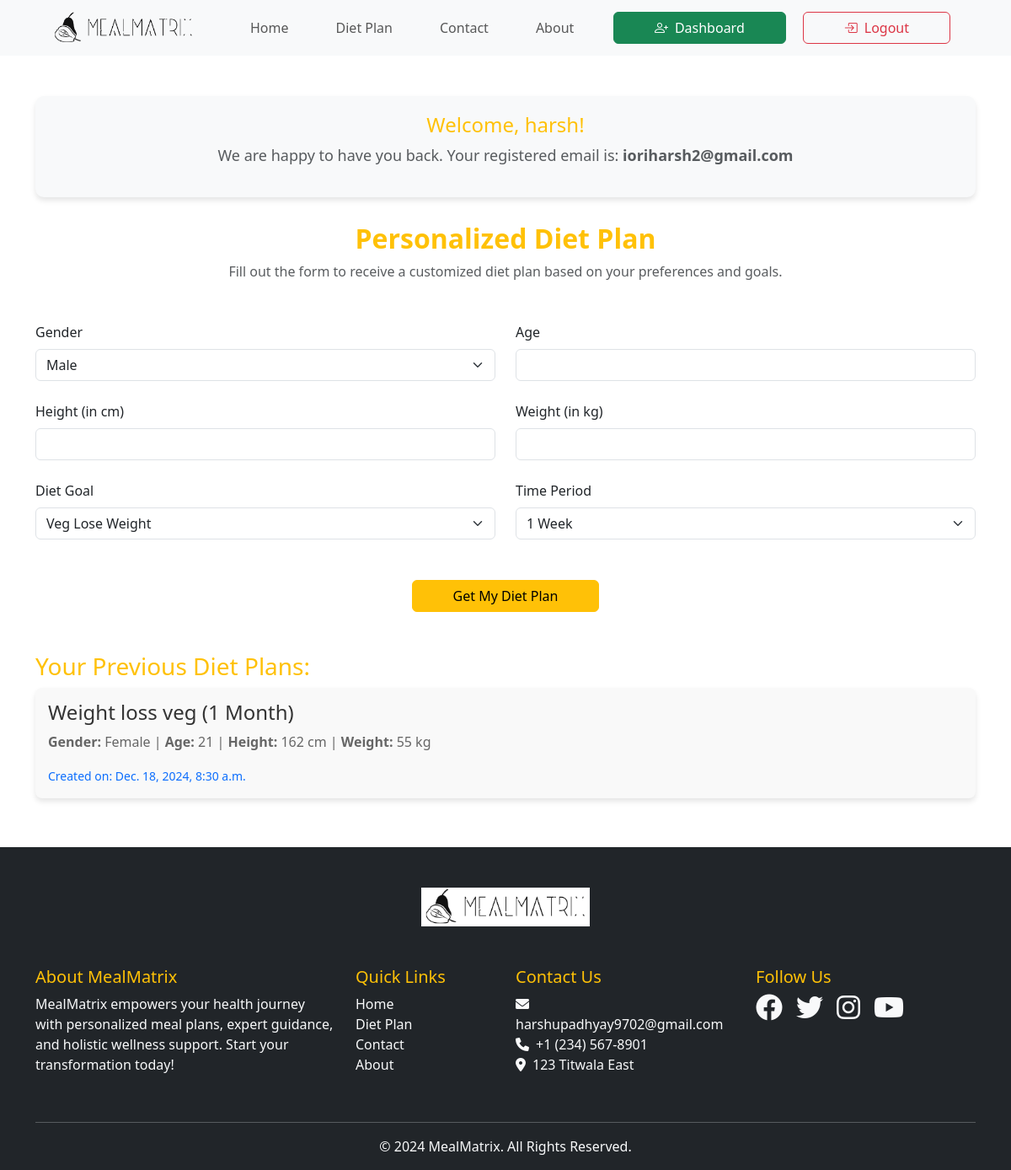
Screenshot of /dashboard (signed in) with the database file from the repository.
### main_app/models.py (models this page shows, shortened)
class DietPlan(models.Model):
    user = models.ForeignKey(User, on_delete=models.CASCADE)
    gender = models.CharField(max_length=10)
    age = models.PositiveIntegerField()
    height = models.PositiveIntegerField()
    weight = models.PositiveIntegerField()
    diet_goal = models.CharField(max_length=50)
    diet_time_period = models.CharField(max_length=20)
    diet_plan_text = models.TextField()
    created_at = models.DateTimeField(auto_now_add=True)

### main_app/views.py (the view, shortened to what this page needs)
# urls.py: path('dashboard', views.dashboard,name='dashboard'),
@login_required
def dashboard(request):
    user_diet_plans = models.DietPlan.objects.filter(user=request.user).order_by('-created_at')
    return render(request,'userdashboard.html', {'user_diet_plans': user_diet_plans})

### main_app/templates/userdashboard.html (shortened to what this page needs)
{% load static %}
<!doctype html>
<html lang="en">
<head>
    <link href="https://cdn.jsdelivr.net/npm/bootstrap@5.3.3/dist/css/bootstrap.min.css" rel="stylesheet"
>
    <link href="https://cdn.jsdelivr.net/npm/bootstrap-icons/font/bootstrap-icons.css" rel="stylesheet">
    <link href="https://cdnjs.cloudflare.com/ajax/libs/font-awesome/6.0.0-beta3/css/all.min.css" rel="stylesheet">
</head>
<body>
    <nav class="navbar navbar-expand-lg bg-body-tertiary">
        <div class="container-fluid">
            <a class="navbar-brand ms-5" href="{% url 'home' %}">
                <img src="{% static 'images/whitelogo.png' %}" class="navbar-logo" alt="MealMatrix Logo" style="height: 40px;">
            </a>
            <div class="collapse navbar-collapse" id="navbarScroll">
                <ul class="navbar-nav me-auto my-2 my-lg-0 navbar-nav-scroll" style="--bs-scroll-height: 100px;">
                    <li class="nav-item">
                        <a class="nav-link" aria-current="page" href="{% url 'home' %}" style="margin-left: 40px;">Home</a>
                    </li>
                    <li class="nav-item">
                        <a class="nav-link " aria-current="page" href="{% url 'dietplan' %}" style="margin-left: 40px;">Diet Plan</a>
                    </li>
                    <li class="nav-item">
                        <a class="nav-link" aria-current="page" href="{% url 'contact' %}" style="margin-left: 40px;">Contact</a>
                    </li>
                    <li class="nav-item">
                        <a class="nav-link" aria-current="page" href="{% url 'about' %}" style="margin-left: 40px;">About</a>
                    </li>
                </ul>
                <a href="{% url 'dashboard' %}"><button class="btn btn-success px-5" style="margin-right: 20px;"><i class="bi bi-person-plus"
                    style="margin-right: 8px;"></i>Dashboard</button></a>
                <a href="{% url 'logout' %}"><button class="btn btn-outline-danger px-5" style="margin-right: 60px;"><i
                    class="bi bi-box-arrow-in-right" style="margin-right: 8px;"></i>Logout</button></a>
            </div>
        </div>
    </nav>
    <div class="container my-5">
        {% if user.is_authenticated %}
        <div class="welcome-message text-center">
            <h3 class="text-warning">Welcome, {{ user.first_name }}!</h3>
            <p class="text-muted">We are happy to have you back. Your registered email is: <strong>{{ user.email }}</strong></p>
        </div>
        {% endif %}
        <div class="text-center mb-5">
            <h2 class="text-warning fw-bold">Personalized Diet Plan</h2>
            <p class="text-muted">Fill out the form to receive a customized diet plan based on your preferences and goals.</p>
        </div>
        <form method="POST" action="{% url 'dashboard' %}">
            <div class="row g-4">
                <div class="col-md-6">
                    <label for="gender" class="form-label">Gender</label>
                    <select id="gender" required class="form-select" name="gender">
                        <option value="Male">Male</option>
                    </select>
                </div>
                <div class="col-md-6">
                    <label for="age" class="form-label">Age</label>
                    <input type="number" class="form-control" id="age" name="age" required>
                </div>
                <div class="col-md-6">
                    <label for="height" class="form-label">Height (in cm)</label>
                    <input type="number" class="form-control" id="height" name="height" required>
                </div>
                <div class="col-md-6">
                    <label for="weight" class="form-label">Weight (in kg)</label>
                    <input type="number" class="form-control" id="weight" name="weight" required>
                </div>
                <div class="col-md-6">
                    <label for="diet_goal" class="form-label">Diet Goal</label>
                    <select id="diet_goal" class="form-select" name="diet_goal">
                        <option value="Weight loss veg">Veg Lose Weight</option>
                    </select>
                </div>
                <div class="col-md-6">
                    <label for="diet_time_period" class="form-label">Time Period</label>
                    <select id="diet_time_period" class="form-select" name="diet_time_period">
                        <option value="1 Week">1 Week</option>
                    </select>
                </div>
                <div class="col-12 text-center">
                    <button type="submit" class="btn btn-warning px-5 mt-4">Get My Diet Plan</button>
                </div>
            </div>
        </form>
        <div class="mt-5">
            <h3 class="text-warning">Your Previous Diet Plans:</h3>
            {% if user_diet_plans %}
            <div class="list-group">
                {% for plan in user_diet_plans %}
                <div class="diet-plan-item">
                    <a href="{% url 'diet_history' plan.id %}" class="text-decoration-none">
                    <h4>{{ plan.diet_goal }} ({{ plan.diet_time_period }})</h4>
                    <p><strong>Gender:</strong> {{ plan.gender }} | <strong>Age:</strong> {{ plan.age }} | <strong>Height:</strong> {{ plan.height }} cm | <strong>Weight:</strong> {{ plan.weight }} kg</p>
                    <small>Created on: {{ plan.created_at }}</small></a>
                </div>
                {% endfor %}
            </div>
            {% else %}
            <p class="text-muted">You haven't generated any diet plans yet.</p>
            {% endif %}
        </div>
    </div>
    <footer class="bg-dark text-light pt-5 pb-3">
        <div class="container">
            <div class="row justify-content-center mb-5">
                <div class="col-auto">
                    <a href="{% url "home" %}">
                    <img src=" {% static "images/whitelogo.png" %}" alt="MealMatrix Logo" class="footer-logo">
                    </a>
                </div>
            </div>
            <div class="row">
                <div class="col-lg-4 col-md-6 mb-4">
                    <h5 class="text-warning">About MealMatrix</h5>
                    <p>MealMatrix empowers your health journey with personalized meal plans, expert guidance, and holistic wellness support. Start your transformation today!</p>
                </div>
                <div class="col-lg-2 col-md-6 mb-4">
                    <h5 class="text-warning">Quick Links</h5>
                    <ul class="list-unstyled">
                        <li><a href="{% url "home" %}" class="text-light text-decoration-none">Home</a></li>
                        <li><a href="{% url "dietplan" %}" class="text-light text-decoration-none">Diet Plan</a></li>
                        <li><a href="{% url "contact" %}" class="text-light text-decoration-none">Contact</a></li>
                        <li><a href="{% url "about" %}" class="text-light text-decoration-none">About</a></li>
                    </ul>
                </div>
                <div class="col-lg-3 col-md-6 mb-4">
                    <h5 class="text-warning">Contact Us</h5>
                    <ul class="list-unstyled">
                        <li><i class="fas fa-envelope me-2"></i>harshupadhyay9702@gmail.com</li>
                        <li><i class="fas fa-phone me-2"></i>+1 (234) 567-8901</li>
                        <li><i class="fas fa-map-marker-alt me-2"></i>123 Titwala East</li>
                    </ul>
                </div>
                <div class="col-lg-3 col-md-6">
                    <h5 class="text-warning">Follow Us</h5>
                    <div class="d-flex">
                        <a href="#" class="text-light me-3"><i class="fab fa-facebook fa-2x"></i></a>
                        <a href="#" class="text-light me-3"><i class="fab fa-twitter fa-2x"></i></a>
                        <a href="#" class="text-light me-3"><i class="fab fa-instagram fa-2x"></i></a>
                        <a href="#" class="text-light"><i class="fab fa-youtube fa-2x"></i></a>
                    </div>
                </div>
            </div>
            <hr class="border-light">
            <div class="row">
                <div class="col text-center">
                    <p class="mb-0">© 2024 MealMatrix. All Rights Reserved.</p>
                </div>
            </div>
        </div>
    </footer>
</body>
</html>

### main_app/templates/userdashboard.html (style rules this page uses)
.navbar-brand img { height: 40px; background-color: inherit; mix-blend-mode: multiply; border: none; margin: 0; padding: 0; display: inline-block; transition: opacity 0.3s ease; }
.welcome-message { background-color: #f8f9fa; padding: 20px; border-radius: 10px; box-shadow: 0 4px 6px rgba(0, 0, 0, 0.1); margin-bottom: 30px; }
.welcome-message h3 { font-size: 24px; color: #333; }
.welcome-message p { font-size: 18px; color: #666; }
.diet-plan-item { background-color: #f9f9f9; padding: 15px; border-radius: 8px; margin-bottom: 10px; box-shadow: 0 4px 6px rgba(0, 0, 0, 0.1); }
.diet-plan-item h4 { color: #333; }
.diet-plan-item p { color: #666; }
.footer-logo { width: 200px; height: auto; transition: transform 0.3s ease, box-shadow 0.3s ease; }

### rows the page displays
DietPlan: diet_goal "Weight loss veg", diet_time_period "1 Month", gender "Female", age "21", height "162", weight "55", created_at "Dec. 18, 2024, 8:30 a.m."

### other values shown
{{ user.first_name }} "harsh"
{{ user.email }} "ioriharsh2@gmail.com"
